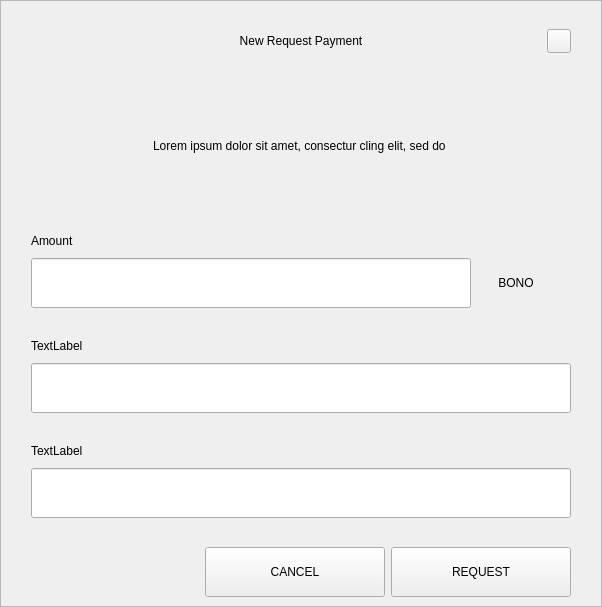
<?xml version="1.0" encoding="UTF-8"?>
<ui version="4.0">
 <class>RequestDialog</class>
 <widget class="QDialog" name="RequestDialog">
  <property name="geometry">
   <rect>
    <x>0</x>
    <y>0</y>
    <width>602</width>
    <height>607</height>
   </rect>
  </property>
  <property name="windowTitle">
   <string>Dialog</string>
  </property>
  <layout class="QVBoxLayout" name="verticalLayout_5">
   <property name="spacing">
    <number>0</number>
   </property>
   <property name="leftMargin">
    <number>0</number>
   </property>
   <property name="topMargin">
    <number>0</number>
   </property>
   <property name="rightMargin">
    <number>0</number>
   </property>
   <property name="bottomMargin">
    <number>0</number>
   </property>
   <item>
    <widget class="QFrame" name="frame">
     <property name="styleSheet">
      <string notr="true"/>
     </property>
     <property name="frameShape">
      <enum>QFrame::StyledPanel</enum>
     </property>
     <property name="frameShadow">
      <enum>QFrame::Raised</enum>
     </property>
     <layout class="QVBoxLayout" name="verticalLayout_4" stretch="1,0,0">
      <property name="spacing">
       <number>0</number>
      </property>
      <property name="leftMargin">
       <number>30</number>
      </property>
      <property name="topMargin">
       <number>20</number>
      </property>
      <property name="rightMargin">
       <number>30</number>
      </property>
      <property name="bottomMargin">
       <number>0</number>
      </property>
      <item>
       <layout class="QHBoxLayout" name="horizontalLayout_3">
        <property name="spacing">
         <number>0</number>
        </property>
        <item>
         <spacer name="horizontalSpacer_21">
          <property name="orientation">
           <enum>Qt::Horizontal</enum>
          </property>
          <property name="sizeHint" stdset="0">
           <size>
            <width>40</width>
            <height>20</height>
           </size>
          </property>
         </spacer>
        </item>
        <item>
         <widget class="QLabel" name="labelTitle">
          <property name="minimumSize">
           <size>
            <width>0</width>
            <height>40</height>
           </size>
          </property>
          <property name="maximumSize">
           <size>
            <width>16777215</width>
            <height>40</height>
           </size>
          </property>
          <property name="styleSheet">
           <string notr="true">padding-left:24px;</string>
          </property>
          <property name="text">
           <string>New Request Payment</string>
          </property>
          <property name="alignment">
           <set>Qt::AlignCenter</set>
          </property>
          <property name="margin">
           <number>7</number>
          </property>
         </widget>
        </item>
        <item>
         <spacer name="horizontalSpacer">
          <property name="orientation">
           <enum>Qt::Horizontal</enum>
          </property>
          <property name="sizeHint" stdset="0">
           <size>
            <width>40</width>
            <height>20</height>
           </size>
          </property>
         </spacer>
        </item>
        <item>
         <widget class="QPushButton" name="btnEsc">
          <property name="minimumSize">
           <size>
            <width>24</width>
            <height>24</height>
           </size>
          </property>
          <property name="maximumSize">
           <size>
            <width>24</width>
            <height>24</height>
           </size>
          </property>
          <property name="focusPolicy">
           <enum>Qt::NoFocus</enum>
          </property>
          <property name="text">
           <string/>
          </property>
         </widget>
        </item>
       </layout>
      </item>
      <item>
       <widget class="QStackedWidget" name="stack">
        <property name="minimumSize">
         <size>
          <width>540</width>
          <height>0</height>
         </size>
        </property>
        <property name="maximumSize">
         <size>
          <width>540</width>
          <height>16777215</height>
         </size>
        </property>
        <property name="currentIndex">
         <number>0</number>
        </property>
        <widget class="QWidget" name="page_1">
         <property name="minimumSize">
          <size>
           <width>540</width>
           <height>0</height>
          </size>
         </property>
         <property name="maximumSize">
          <size>
           <width>540</width>
           <height>16777215</height>
          </size>
         </property>
         <layout class="QVBoxLayout" name="layout1">
          <property name="spacing">
           <number>0</number>
          </property>
          <property name="leftMargin">
           <number>0</number>
          </property>
          <property name="topMargin">
           <number>0</number>
          </property>
          <property name="rightMargin">
           <number>0</number>
          </property>
          <property name="bottomMargin">
           <number>0</number>
          </property>
          <item>
           <spacer name="verticalSpacer_21">
            <property name="orientation">
             <enum>Qt::Vertical</enum>
            </property>
            <property name="sizeType">
             <enum>QSizePolicy::Fixed</enum>
            </property>
            <property name="sizeHint" stdset="0">
             <size>
              <width>20</width>
              <height>30</height>
             </size>
            </property>
           </spacer>
          </item>
          <item alignment="Qt::AlignHCenter">
           <widget class="QLabel" name="labelMessage">
            <property name="minimumSize">
             <size>
              <width>400</width>
              <height>50</height>
             </size>
            </property>
            <property name="text">
             <string>Lorem ipsum dolor sit amet, consectur cling elit, sed do </string>
            </property>
            <property name="alignment">
             <set>Qt::AlignCenter</set>
            </property>
            <property name="wordWrap">
             <bool>true</bool>
            </property>
           </widget>
          </item>
          <item alignment="Qt::AlignBottom">
           <widget class="QWidget" name="containerAmount" native="true">
            <layout class="QVBoxLayout" name="verticalLayout">
             <property name="spacing">
              <number>9</number>
             </property>
             <property name="leftMargin">
              <number>0</number>
             </property>
             <property name="topMargin">
              <number>0</number>
             </property>
             <property name="rightMargin">
              <number>0</number>
             </property>
             <property name="bottomMargin">
              <number>0</number>
             </property>
             <item>
              <widget class="QLabel" name="labelSubtitleAmount">
               <property name="minimumSize">
                <size>
                 <width>350</width>
                 <height>16</height>
                </size>
               </property>
               <property name="maximumSize">
                <size>
                 <width>16777215</width>
                 <height>16</height>
                </size>
               </property>
               <property name="text">
                <string>Amount</string>
               </property>
              </widget>
             </item>
             <item alignment="Qt::AlignTop">
              <widget class="QWidget" name="layoutAmount" native="true">
               <layout class="QHBoxLayout" name="horizontalLayout" stretch="2,0">
                <property name="spacing">
                 <number>0</number>
                </property>
                <property name="leftMargin">
                 <number>0</number>
                </property>
                <property name="topMargin">
                 <number>0</number>
                </property>
                <property name="rightMargin">
                 <number>0</number>
                </property>
                <property name="bottomMargin">
                 <number>0</number>
                </property>
                <item>
                 <widget class="QLineEdit" name="lineEditAmount">
                  <property name="minimumSize">
                   <size>
                    <width>0</width>
                    <height>50</height>
                   </size>
                  </property>
                  <property name="maximumSize">
                   <size>
                    <width>16777215</width>
                    <height>50</height>
                   </size>
                  </property>
                 </widget>
                </item>
                <item>
                 <widget class="QWidget" name="comboContainer" native="true">
                  <property name="minimumSize">
                   <size>
                    <width>100</width>
                    <height>50</height>
                   </size>
                  </property>
                  <property name="maximumSize">
                   <size>
                    <width>16777215</width>
                    <height>50</height>
                   </size>
                  </property>
                  <layout class="QHBoxLayout" name="horizontalLayout_31">
                   <property name="spacing">
                    <number>0</number>
                   </property>
                   <property name="leftMargin">
                    <number>0</number>
                   </property>
                   <property name="topMargin">
                    <number>0</number>
                   </property>
                   <property name="rightMargin">
                    <number>10</number>
                   </property>
                   <property name="bottomMargin">
                    <number>0</number>
                   </property>
                   <item>
                    <widget class="QLabel" name="comboBoxCoin">
                     <property name="text">
                      <string>BONO</string>
                     </property>
                     <property name="alignment">
                      <set>Qt::AlignCenter</set>
                     </property>
                    </widget>
                   </item>
                  </layout>
                 </widget>
                </item>
               </layout>
              </widget>
             </item>
            </layout>
           </widget>
          </item>
          <item>
           <spacer name="verticalSpacer_31">
            <property name="orientation">
             <enum>Qt::Vertical</enum>
            </property>
            <property name="sizeType">
             <enum>QSizePolicy::Fixed</enum>
            </property>
            <property name="sizeHint" stdset="0">
             <size>
              <width>20</width>
              <height>30</height>
             </size>
            </property>
           </spacer>
          </item>
          <item>
           <layout class="QVBoxLayout" name="verticalLayoutLabel">
            <property name="spacing">
             <number>9</number>
            </property>
            <item>
             <widget class="QLabel" name="labelSubtitleLabel">
              <property name="minimumSize">
               <size>
                <width>0</width>
                <height>16</height>
               </size>
              </property>
              <property name="maximumSize">
               <size>
                <width>16777215</width>
                <height>16</height>
               </size>
              </property>
              <property name="text">
               <string>TextLabel</string>
              </property>
             </widget>
            </item>
            <item>
             <widget class="QLineEdit" name="lineEditLabel">
              <property name="minimumSize">
               <size>
                <width>0</width>
                <height>50</height>
               </size>
              </property>
              <property name="maximumSize">
               <size>
                <width>16777215</width>
                <height>50</height>
               </size>
              </property>
             </widget>
            </item>
           </layout>
          </item>
          <item>
           <spacer name="verticalSpacer_34">
            <property name="orientation">
             <enum>Qt::Vertical</enum>
            </property>
            <property name="sizeType">
             <enum>QSizePolicy::Fixed</enum>
            </property>
            <property name="sizeHint" stdset="0">
             <size>
              <width>20</width>
              <height>30</height>
             </size>
            </property>
           </spacer>
          </item>
          <item>
           <layout class="QVBoxLayout" name="verticalLayoutDescription">
            <property name="spacing">
             <number>9</number>
            </property>
            <item>
             <widget class="QLabel" name="labelSubtitleDescription">
              <property name="minimumSize">
               <size>
                <width>0</width>
                <height>16</height>
               </size>
              </property>
              <property name="maximumSize">
               <size>
                <width>16777215</width>
                <height>16</height>
               </size>
              </property>
              <property name="text">
               <string>TextLabel</string>
              </property>
             </widget>
            </item>
            <item>
             <widget class="QLineEdit" name="lineEditDescription">
              <property name="minimumSize">
               <size>
                <width>0</width>
                <height>50</height>
               </size>
              </property>
              <property name="maximumSize">
               <size>
                <width>16777215</width>
                <height>50</height>
               </size>
              </property>
             </widget>
            </item>
            <item>
             <spacer name="verticalSpacer_4">
              <property name="orientation">
               <enum>Qt::Vertical</enum>
              </property>
              <property name="sizeType">
               <enum>QSizePolicy::Fixed</enum>
              </property>
              <property name="sizeHint" stdset="0">
               <size>
                <width>20</width>
                <height>20</height>
               </size>
              </property>
             </spacer>
            </item>
           </layout>
          </item>
         </layout>
        </widget>
        <widget class="QWidget" name="page_2">
         <layout class="QVBoxLayout" name="layout2">
          <item>
           <spacer name="verticalSpacer_5">
            <property name="orientation">
             <enum>Qt::Vertical</enum>
            </property>
            <property name="sizeType">
             <enum>QSizePolicy::Fixed</enum>
            </property>
            <property name="sizeHint" stdset="0">
             <size>
              <width>20</width>
              <height>50</height>
             </size>
            </property>
           </spacer>
          </item>
          <item alignment="Qt::AlignHCenter">
           <widget class="QLabel" name="labelQrImg">
            <property name="minimumSize">
             <size>
              <width>260</width>
              <height>260</height>
             </size>
            </property>
            <property name="maximumSize">
             <size>
              <width>260</width>
              <height>260</height>
             </size>
            </property>
            <property name="text">
             <string/>
            </property>
            <property name="alignment">
             <set>Qt::AlignCenter</set>
            </property>
           </widget>
          </item>
          <item>
           <spacer name="verticalSpacer_2">
            <property name="orientation">
             <enum>Qt::Vertical</enum>
            </property>
            <property name="sizeType">
             <enum>QSizePolicy::Fixed</enum>
            </property>
            <property name="sizeHint" stdset="0">
             <size>
              <width>20</width>
              <height>30</height>
             </size>
            </property>
           </spacer>
          </item>
          <item alignment="Qt::AlignHCenter">
           <widget class="QLabel" name="labelAddress">
            <property name="text">
             <string>D7VFR83SQbiezrW72hjcWJtcfip5krte2Z </string>
            </property>
           </widget>
          </item>
          <item>
           <spacer name="verticalSpacer_32">
            <property name="orientation">
             <enum>Qt::Vertical</enum>
            </property>
            <property name="sizeType">
             <enum>QSizePolicy::Expanding</enum>
            </property>
            <property name="sizeHint" stdset="0">
             <size>
              <width>20</width>
              <height>20</height>
             </size>
            </property>
           </spacer>
          </item>
          <item>
           <layout class="QHBoxLayout" name="horizontal">
            <property name="leftMargin">
             <number>20</number>
            </property>
            <property name="rightMargin">
             <number>20</number>
            </property>
            <property name="bottomMargin">
             <number>20</number>
            </property>
            <item>
             <spacer name="horizontalSpacer_4">
              <property name="orientation">
               <enum>Qt::Horizontal</enum>
              </property>
              <property name="sizeHint" stdset="0">
               <size>
                <width>40</width>
                <height>20</height>
               </size>
              </property>
             </spacer>
            </item>
            <item>
             <widget class="QPushButton" name="btnCopyAddress">
              <property name="minimumSize">
               <size>
                <width>180</width>
                <height>50</height>
               </size>
              </property>
              <property name="text">
               <string>COPY ADDRESS</string>
              </property>
             </widget>
            </item>
            <item>
             <widget class="QPushButton" name="btnCopyUrl">
              <property name="minimumSize">
               <size>
                <width>180</width>
                <height>50</height>
               </size>
              </property>
              <property name="text">
               <string>COPY URL</string>
              </property>
             </widget>
            </item>
            <item>
             <spacer name="horizontalSpacer_2">
              <property name="orientation">
               <enum>Qt::Horizontal</enum>
              </property>
              <property name="sizeHint" stdset="0">
               <size>
                <width>40</width>
                <height>20</height>
               </size>
              </property>
             </spacer>
            </item>
           </layout>
          </item>
         </layout>
        </widget>
       </widget>
      </item>
      <item>
       <widget class="QWidget" name="buttonsStack" native="true">
        <layout class="QHBoxLayout" name="horizontalLayout_5">
         <property name="leftMargin">
          <number>20</number>
         </property>
         <property name="rightMargin">
          <number>0</number>
         </property>
         <item>
          <spacer name="horizontalSpacer_41">
           <property name="orientation">
            <enum>Qt::Horizontal</enum>
           </property>
           <property name="sizeHint" stdset="0">
            <size>
             <width>40</width>
             <height>20</height>
            </size>
           </property>
          </spacer>
         </item>
         <item>
          <widget class="QPushButton" name="btnCancel">
           <property name="minimumSize">
            <size>
             <width>180</width>
             <height>50</height>
            </size>
           </property>
           <property name="focusPolicy">
            <enum>Qt::NoFocus</enum>
           </property>
           <property name="text">
            <string>CANCEL</string>
           </property>
          </widget>
         </item>
         <item>
          <widget class="QPushButton" name="btnSave">
           <property name="minimumSize">
            <size>
             <width>180</width>
             <height>50</height>
            </size>
           </property>
           <property name="focusPolicy">
            <enum>Qt::NoFocus</enum>
           </property>
           <property name="text">
            <string>REQUEST</string>
           </property>
          </widget>
         </item>
        </layout>
       </widget>
      </item>
     </layout>
    </widget>
   </item>
  </layout>
 </widget>
 <resources/>
 <connections/>
</ui>
